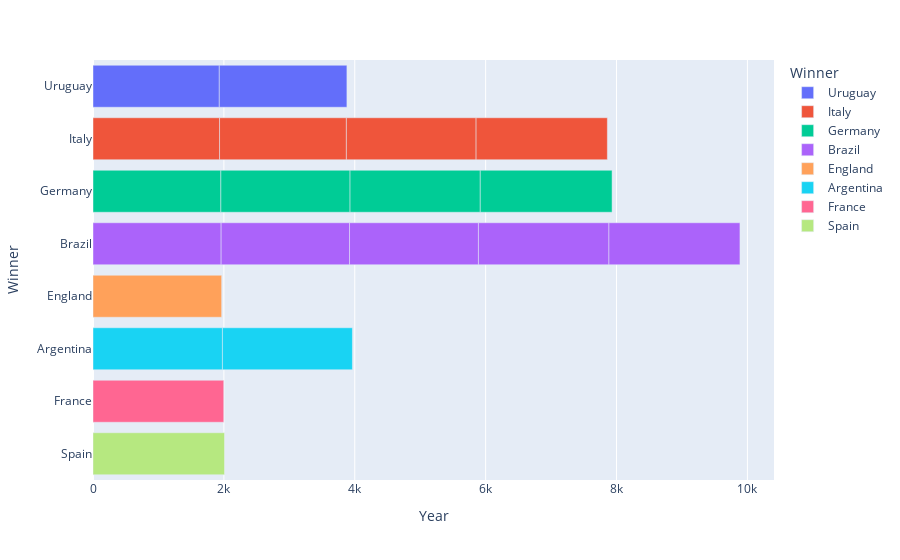

Source (notebook cell):
### Markdown cell above
From the above observation we can see that most of the matches are won be Brazil

### Code cell
import plotly.express as px
fig = px.bar(wc, x='Year', y='Winner',orientation='h',color='Winner')
fig.show()

### Figure 1 — Plotly figure (JSON) as saved in the notebook; plotly's stock layout.template omitted (floating-point values rounded to 4 significant figures)
{"data": [{"alignmentgroup": "True", "hovertemplate": "Winner=%{y}<br>Year=%{x}<extra></extra>", "legendgroup": "Uruguay", "marker": {"color": "#636efa", "pattern": {"shape": ""}}, "name": "Uruguay", "offsetgroup": "Uruguay", "orientation": "h", "showlegend": true, "textposition": "auto", "type": "bar", "x": [1930, 1950], "xaxis": "x", "y": ["Uruguay", "Uruguay"], "yaxis": "y"}, {"alignmentgroup": "True", "hovertemplate": "Winner=%{y}<br>Year=%{x}<extra></extra>", "legendgroup": "Italy", "marker": {"color": "#EF553B", "pattern": {"shape": ""}}, "name": "Italy", "offsetgroup": "Italy", "orientation": "h", "showlegend": true, "textposition": "auto", "type": "bar", "x": [1934, 1938, 1982, 2006], "xaxis": "x", "y": ["Italy", "Italy", "Italy", "Italy"], "yaxis": "y"}, {"alignmentgroup": "True", "hovertemplate": "Winner=%{y}<br>Year=%{x}<extra></extra>", "legendgroup": "Germany", "marker": {"color": "#00cc96", "pattern": {"shape": ""}}, "name": "Germany", "offsetgroup": "Germany", "orientation": "h", "showlegend": true, "textposition": "auto", "type": "bar", "x": [1954, 1974, 1990, 2014], "xaxis": "x", "y": ["Germany", "Germany", "Germany", "Germany"], "yaxis": "y"}, {"alignmentgroup": "True", "hovertemplate": "Winner=%{y}<br>Year=%{x}<extra></extra>", "legendgroup": "Brazil", "marker": {"color": "#ab63fa", "pattern": {"shape": ""}}, "name": "Brazil", "offsetgroup": "Brazil", "orientation": "h", "showlegend": true, "textposition": "auto", "type": "bar", "x": [1958, 1962, 1970, 1994, 2002], "xaxis": "x", "y": ["Brazil", "Brazil", "Brazil", "Brazil", "Brazil"], "yaxis": "y"}, {"alignmentgroup": "True", "hovertemplate": "Winner=%{y}<br>Year=%{x}<extra></extra>", "legendgroup": "England", "marker": {"color": "#FFA15A", "pattern": {"shape": ""}}, "name": "England", "offsetgroup": "England", "orientation": "h", "showlegend": true, "textposition": "auto", "type": "bar", "x": [1966], "xaxis": "x", "y": ["England"], "yaxis": "y"}, {"alignmentgroup": "True", "hovertemplate": "Winner=%{y}<br>Year=%{x}<extra></extra>", "legendgroup": "Argentina", "marker": {"color": "#19d3f3", "pattern": {"shape": ""}}, "name": "Argentina", "offsetgroup": "Argentina", "orientation": "h", "showlegend": true, "textposition": "auto", "type": "bar", "x": [1978, 1986], "xaxis": "x", "y": ["Argentina", "Argentina"], "yaxis": "y"}, {"alignmentgroup": "True", "hovertemplate": "Winner=%{y}<br>Year=%{x}<extra></extra>", "legendgroup": "France", "marker": {"color": "#FF6692", "pattern": {"shape": ""}}, "name": "France", "offsetgroup": "France", "orientation": "h", "showlegend": true, "textposition": "auto", "type": "bar", "x": [1998], "xaxis": "x", "y": ["France"], "yaxis": "y"}, {"alignmentgroup": "True", "hovertemplate": "Winner=%{y}<br>Year=%{x}<extra></extra>", "legendgroup": "Spain", "marker": {"color": "#B6E880", "pattern": {"shape": ""}}, "name": "Spain", "offsetgroup": "Spain", "orientation": "h", "showlegend": true, "textposition": "auto", "type": "bar", "x": [2010], "xaxis": "x", "y": ["Spain"], "yaxis": "y"}], "layout": {"barmode": "relative", "legend": {"title": {"text": "Winner"}, "tracegroupgap": 0}, "margin": {"t": 60}, "xaxis": {"anchor": "y", "domain": [0, 1], "title": {"text": "Year"}}, "yaxis": {"anchor": "x", "categoryarray": ["Spain", "France", "Argentina", "England", "Brazil", "Germany", "Italy", "Uruguay"], "categoryorder": "array", "domain": [0, 1], "title": {"text": "Winner"}}}}
